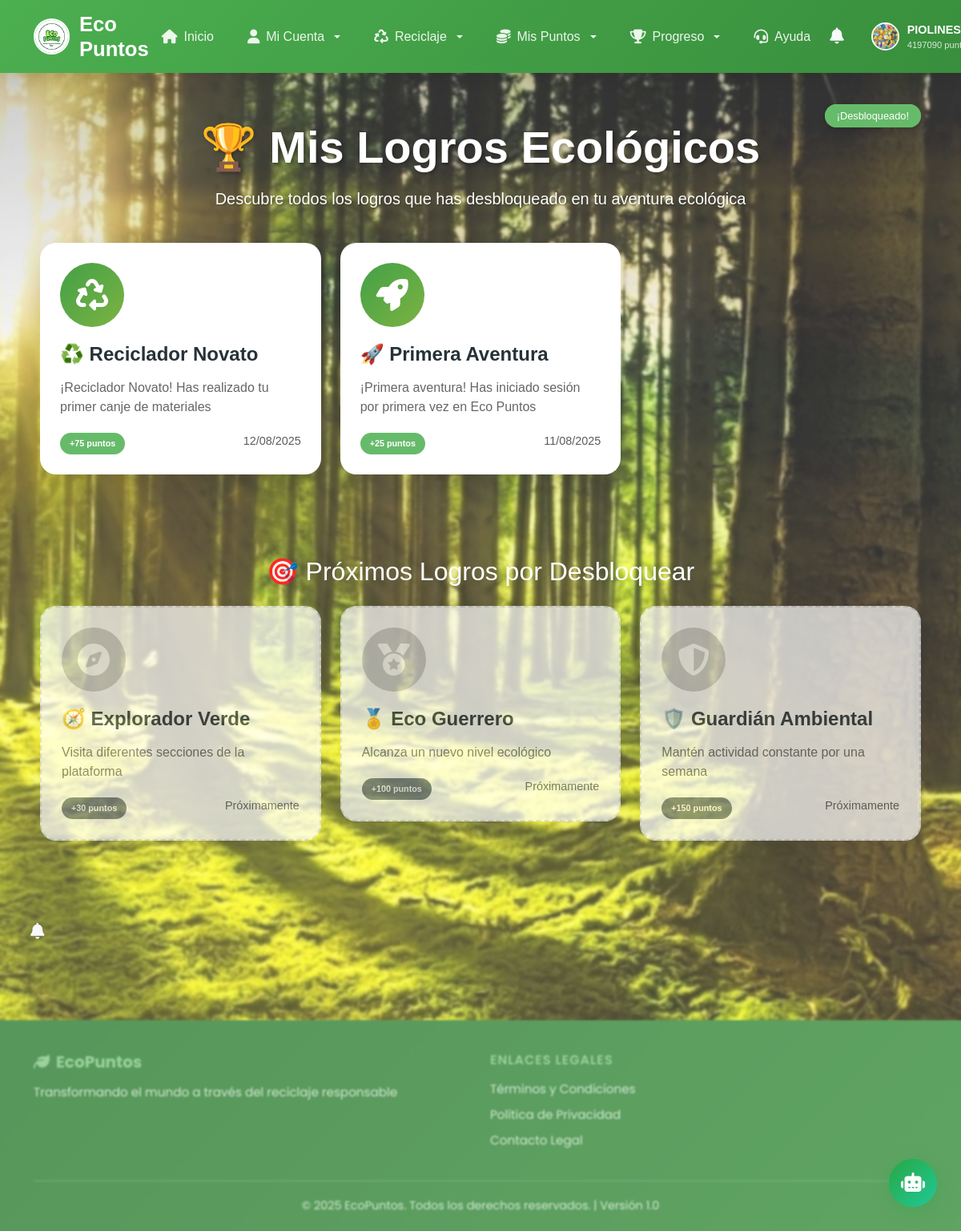
Page /logros/ (signed in) on the committed database.
### core/models.py (models this page shows, shortened)
class Usuario(AbstractUser):
    ROLES = (
        ('superuser', 'Superusuario'),
        ('admin', 'Administrador'),
        ('conductor', 'Conductor'),
        ('user', 'Usuario Regular'),
    )
    LEVELS = (
        ('guardian_verde', 'Guardián Verde'),
        ('defensor_planeta', 'Defensor del Planeta'),
        ('heroe_eco', 'Héroe Eco'),
        ('embajador_ambiental', 'Embajador Ambiental'),
        ('leyenda_sustentable', 'Leyenda Sustentable'),
    )
    ZONAS = (
        ('zona_1_sur', 'Zona 1 - Sur (Comunas 9, 13)'),
        ('zona_2_centro', 'Zona 2 - Centro (Comunas 1, 3, 10, 12)'),
        ('zona_3_norte', 'Zona 3 - Norte (Comunas 2, 5, 6, 7, 8)'),
    )
    role = models.CharField(max_length=10, choices=ROLES, default='user')
    level = models.CharField(max_length=25, choices=LEVELS, default='guardian_verde')
    zona_asignada = models.CharField(max_length=20, choices=ZONAS, blank=True, null=True, help_text="Zona asignada para conductores")
    puntos = models.IntegerField(default=0)
    puntos_juego = models.IntegerField(default=0)  # Puntos acumulados en juegos de plásticos
    puntos_juego_vidrios = models.IntegerField(default=0)  # Puntos acumulados en juegos de vidrios
    puntos_juego_papel = models.IntegerField(default=0)  # Puntos acumulados en el juego de papel y cartón
    puntos_juego_metales = models.IntegerField(default=0)  # Puntos acumulados en el juego de metales
    nombres = models.CharField(max_length=100, blank=True, default='')
    apellidos = models.CharField(max_length=100, blank=True, default='')
    cedula = models.CharField(max_length=20, blank=True, null=True)
    telefono = models.CharField(max_length=20, blank=True, null=True)
    direccion = models.CharField(max_length=255, blank=True, null=True)
    fecha_registro = models.DateTimeField(auto_now_add=True)
    password_reset_token = models.CharField(max_length=100, blank=True, null=True)
    password_reset_expires = models.DateTimeField(null=True, blank=True)
    testimonio = models.TextField("Testimonio", blank=True, null=True)
    notificaciones_email = models.BooleanField(default=True)
    notificaciones_push = models.BooleanField(default=False)
    perfil_publico = models.BooleanField(default=True)
    mostrar_puntos = models.BooleanField(default=True)
    foto_perfil = models.ImageField(upload_to='fotos_perfil/', null=True, blank=True)
    suspended = models.BooleanField(default=False, help_text="Usuario suspendido permanentemente")
    terminos_aceptados = models.BooleanField(default=False, help_text="Usuario ha aceptado los términos y condiciones")
    fecha_aceptacion_terminos = models.DateTimeField(null=True, blank=True, help_text="Fecha cuando aceptó los términos")
    email_verificado = models.BooleanField(default=False, help_text="Email verificado con código 2FA")
    codigo_verificacion = models.CharField(max_length=6, blank=True, null=True, help_text="Código de verificación 2FA")
    codigo_verificacion_expira = models.DateTimeField(null=True, blank=True, help_text="Expiración del código 2FA")
    intentos_verificacion = models.IntegerField(default=0, help_text="Intentos fallidos de verificación")
    verificacion_bloqueada_hasta = models.DateTimeField(null=True, blank=True, help_text="Bloqueo temporal por intentos fallidos")
    email = models.EmailField(unique=True)
    class Meta:
        verbose_name = 'Usuario'
        verbose_name_plural = 'Usuarios'

class Logro(models.Model):
    usuario = models.ForeignKey(Usuario, on_delete=models.CASCADE)
    tipo = models.CharField(max_length=50)  # Ejemplo: 'nivel', 'canje', 'evento'
    descripcion = models.TextField()
    fecha_creacion = models.DateTimeField(auto_now_add=True)
    puntos = models.IntegerField(default=0)
    class Meta:
        verbose_name = 'Logro'
        verbose_name_plural = 'Logros'
        ordering = ['-fecha_creacion']

### core/views.py (the view)
# urls.py: path('logros/', views.logros, name='logros'),
def logros(request):
    if not request.user.is_authenticated:
        return redirect('iniciosesion')
    from .models import Logro
    logros_usuario = Logro.objects.filter(usuario=request.user).order_by('-fecha_creacion')
    return render(request, 'core/logros.html', {'logros': logros_usuario})

### core/templates/core/logros.html (shortened to what this page needs)
{% extends 'core/base.html' %}
{% load static %}
{% block content %}
    <div class="container achievements-container">
        <div class="row mb-4">
            <div class="col-12 text-center">
                <h1 class="display-4 text-white mb-3">🏆 Mis Logros Ecológicos</h1>
                <p class="lead text-white">Descubre todos los logros que has desbloqueado en tu aventura ecológica</p>
            </div>
        </div>
        <div class="row">
            {% for logro in logros %}
            <div class="col-md-6 col-lg-4 mb-4">
                <div class="achievement-card">
                    <div class="achievement-icon">
                        {% if logro.tipo == 'registro' %}
                            <i class="fas fa-seedling"></i>
                        {% elif logro.tipo == 'primera_sesion' %}
                            <i class="fas fa-rocket"></i>
                        {% elif logro.tipo == 'reciclaje' %}
                            <i class="fas fa-recycle"></i>
                        {% elif logro.tipo == 'nivel' %}
                            <i class="fas fa-medal"></i>
                        {% elif logro.tipo == 'explorador' %}
                            <i class="fas fa-compass"></i>
                        {% elif logro.tipo == 'actividad' %}
                            <i class="fas fa-shield-alt"></i>
                        {% else %}
                            <i class="fas fa-trophy"></i>
                        {% endif %}
                    </div>
                    <h3 class="achievement-title">
                        {% if logro.tipo == 'registro' %}
                            🌱 Ecologista Junior
                        {% elif logro.tipo == 'primera_sesion' %}
                            🚀 Primera Aventura
                        {% elif logro.tipo == 'reciclaje' %}
                            ♻️ Reciclador Novato
                        {% elif logro.tipo == 'nivel' %}
                            🏅 Eco Guerrero
                        {% elif logro.tipo == 'explorador' %}
                            🧭 Explorador Verde
                        {% elif logro.tipo == 'actividad' %}
                            🛡️ Guardián Ambiental
                        {% else %}
                            {{ logro.tipo|capfirst }}
                        {% endif %}
                    </h3>
                    <p class="achievement-description">{{ logro.descripcion }}</p>
                    <div class="achievement-stats">
                        <span class="badge badge-success">+{{ logro.puntos }} puntos</span>
                        <span class="text-muted">{{ logro.fecha_creacion|date:"d/m/Y" }}</span>
                    </div>
                    <div class="achievement-badge">
                        ¡Desbloqueado!                    </div>
                </div>
            </div>
            {% endfor %}
        </div>
        <div class="row mt-5">
            <div class="col-12">
                <h2 class="text-white text-center mb-4">🎯 Próximos Logros por Desbloquear</h2>
            </div>
            {% if not logros or logros|length < 6 %}
                <div class="col-md-6 col-lg-4 mb-4">
                    <div class="achievement-card" style="opacity: 0.7; border: 2px dashed #ddd;">
                        <div class="achievement-icon" style="background: #ccc;">
                            <i class="fas fa-compass"></i>
                        </div>
                        <h3 class="achievement-title">🧭 Explorador Verde</h3>
                        <p class="achievement-description">Visita diferentes secciones de la plataforma</p>
                        <div class="achievement-stats">
                            <span class="badge badge-secondary">+30 puntos</span>
                            <span class="text-muted">Próximamente</span>
                        </div>
                    </div>
                </div>
                <div class="col-md-6 col-lg-4 mb-4">
                    <div class="achievement-card" style="opacity: 0.7; border: 2px dashed #ddd;">
                        <div class="achievement-icon" style="background: #ccc;">
                            <i class="fas fa-medal"></i>
                        </div>
                        <h3 class="achievement-title">🏅 Eco Guerrero</h3>
                        <p class="achievement-description">Alcanza un nuevo nivel ecológico</p>
                        <div class="achievement-stats">
                            <span class="badge badge-secondary">+100 puntos</span>
                            <span class="text-muted">Próximamente</span>
                        </div>
                    </div>
                </div>
                <div class="col-md-6 col-lg-4 mb-4">
                    <div class="achievement-card" style="opacity: 0.7; border: 2px dashed #ddd;">
                        <div class="achievement-icon" style="background: #ccc;">
                            <i class="fas fa-shield-alt"></i>
                        </div>
                        <h3 class="achievement-title">🛡️ Guardián Ambiental</h3>
                        <p class="achievement-description">Mantén actividad constante por una semana</p>
                        <div class="achievement-stats">
                            <span class="badge badge-secondary">+150 puntos</span>
                            <span class="text-muted">Próximamente</span>
                        </div>
                    </div>
                </div>
            {% endif %}
        </div>
    </div>
{% include 'core/includes/notification_system.html' %}
{% endblock %}

### core/templates/core/base.html (shortened to what this page needs)
{% load static %}
<!DOCTYPE html>
<html lang="es">
<head>
  <link href="https://cdn.jsdelivr.net/npm/bootstrap@5.3.0-alpha1/dist/css/bootstrap.min.css" rel="stylesheet">
  <link rel="stylesheet" href="https://cdnjs.cloudflare.com/ajax/libs/font-awesome/6.4.0/css/all.min.css">
  <link rel="stylesheet" href="https://cdnjs.cloudflare.com/ajax/libs/animate.css/4.1.1/animate.min.css">
  <link rel="stylesheet" href="https://cdnjs.cloudflare.com/ajax/libs/toastr.js/latest/toastr.min.css">
  {% if user.is_authenticated %}
  <link rel="stylesheet" href="{% static 'core/css/session-monitor.css' %}">
  {% endif %}
</head>
<body>
  <nav class="navbar navbar-expand-lg navbar-dashboard">
    <div class="container">
      <a class="navbar-brand-dashboard" href="{% url 'dashusuario' %}">
        <img src="{% static 'core/img/eco.jpg' %}" alt="Logo Eco Puntos" class="logo-dashboard">
        <h1 class="brand-text-dashboard">Eco Puntos</h1>
      </a>
      <div class="collapse navbar-collapse" id="navbarDashboard">
        <ul class="navbar-nav mx-auto nav-dashboard">
          <li class="nav-item-dashboard">
            <a class="nav-link-dashboard" href="{% url 'dashusuario' %}">
              <i class="fas fa-home"></i> Inicio
            </a>
          </li>
          <li class="nav-item-dashboard dropdown">
            <a class="nav-link-dashboard dropdown-toggle" href="#" role="button" data-bs-toggle="dropdown" aria-expanded="false">
              <i class="fas fa-user"></i> Mi Cuenta
            </a>
          </li>
          <li class="nav-item-dashboard dropdown">
            <a class="nav-link-dashboard dropdown-toggle" href="#" role="button" data-bs-toggle="dropdown" aria-expanded="false">
              <i class="fas fa-recycle"></i> Reciclaje
            </a>
          </li>
          <li class="nav-item-dashboard dropdown">
            <a class="nav-link-dashboard dropdown-toggle" href="#" role="button" data-bs-toggle="dropdown" aria-expanded="false">
              <i class="fas fa-coins"></i> Mis Puntos
            </a>
          </li>
          <li class="nav-item-dashboard dropdown">
            <a class="nav-link-dashboard dropdown-toggle" href="#" role="button" data-bs-toggle="dropdown" aria-expanded="false">
              <i class="fas fa-trophy"></i> Progreso
            </a>
          </li>
          <li class="nav-item-dashboard">
            <a class="nav-link-dashboard" href="{% url 'chatbot_interface' %}">
              <i class="fas fa-headset"></i> Ayuda
            </a>
          </li>
        </ul>
        <div class="d-flex align-items-center gap-3">
          {% if user.is_authenticated %}
            {% include 'core/includes/notification_system.html' %}
            <div class="dropdown">
              <a class="user-profile-dropdown dropdown-toggle" href="#" role="button" data-bs-toggle="dropdown" aria-expanded="false">
                {% if user.foto_perfil and not foto_perfil_missing %}
                  <img src="{{ user.foto_perfil.url }}?v={{ user.last_login|date:'U'|default:'0' }}" alt="Foto de Perfil" class="user-avatar">
                {% else %}
                  <div class="user-avatar avatar-nav">
                    {{ user.get_avatar_svg|safe }}
                  </div>
                {% endif %}
                <div class="user-info-nav">
                  <p class="user-name-nav">{{ user.username }}</p>
                  <p class="user-points-nav">{{ user.puntos }} puntos</p>
                </div>
              </a>
            </div>
          {% endif %}
        </div>
      </div>
    </div>
  </nav>
  <main class="main-content">
    {% block content %}
    {% endblock %}
  </main>
  <footer class="eco-footer">
    <div class="container">
      <div class="row">
        <div class="col-md-6">
          <div class="footer-brand">
            <h5><i class="fas fa-leaf me-2"></i>EcoPuntos</h5>
            <p>Transformando el mundo a través del reciclaje responsable</p>
          </div>
        </div>
        <div class="col-md-6">
          <div class="footer-links">
            <h6>Enlaces Legales</h6>
            <ul>
              <li><a href="{% url 'terminos_condiciones' %}">Términos y Condiciones</a></li>
              <li><a href="{% url 'politica_privacidad' %}">Política de Privacidad</a></li>
              <li><a href="mailto:legal@ecopuntos.com">Contacto Legal</a></li>
            </ul>
          </div>
        </div>
      </div>
      <div class="footer-bottom">
        <p>&copy; 2025 EcoPuntos. Todos los derechos reservados. | Versión 1.0</p>
      </div>
    </div>
  </footer>
  {% if user.is_authenticated %}
    {% if request.resolver_match.url_name != 'chatbot_interface' %}
      {% include 'core/components/floating_chatbot.html' %}
    {% endif %}
  {% endif %}
</body>
</html>

### rows in the picture
Usuario: foto_perfil (picture), username "PIOLINES", puntos "4197090"
Logro: tipo "reciclaje" (drawn), descripcion "¡Reciclador Novato! Has realizado tu primer canje de materiales", puntos "75", fecha_creacion "12/08/2025"
Logro: tipo "primera_sesion" (drawn), descripcion "¡Primera aventura! Has iniciado sesión por primera vez en Eco Puntos", puntos "25", fecha_creacion "11/08/2025"
